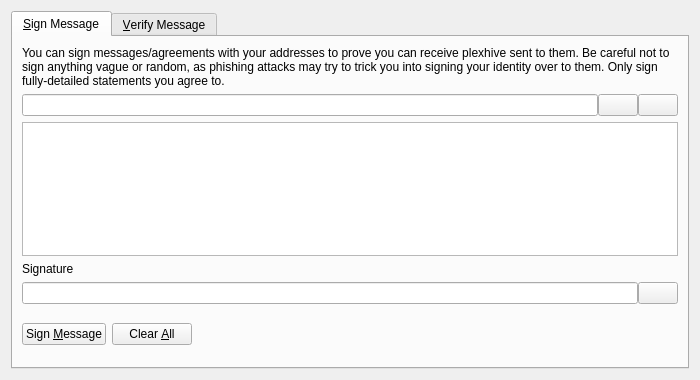
<?xml version="1.0" encoding="UTF-8"?>
<ui version="4.0">
 <class>SignVerifyMessageDialog</class>
 <widget class="QDialog" name="SignVerifyMessageDialog">
  <property name="geometry">
   <rect>
    <x>0</x>
    <y>0</y>
    <width>700</width>
    <height>380</height>
   </rect>
  </property>
  <property name="windowTitle">
   <string>Signatures - Sign / Verify a Message</string>
  </property>
  <property name="modal">
   <bool>true</bool>
  </property>
  <layout class="QVBoxLayout" name="verticalLayout">
   <item>
    <widget class="QTabWidget" name="tabWidget">
     <property name="currentIndex">
      <number>0</number>
     </property>
     <widget class="QWidget" name="tabSignMessage">
      <attribute name="title">
       <string>&amp;Sign Message</string>
      </attribute>
      <layout class="QVBoxLayout" name="verticalLayout_SM">
       <item>
        <widget class="QLabel" name="infoLabel_SM">
         <property name="text">
          <string>You can sign messages/agreements with your addresses to prove you can receive plexhive sent to them. Be careful not to sign anything vague or random, as phishing attacks may try to trick you into signing your identity over to them. Only sign fully-detailed statements you agree to.</string>
         </property>
         <property name="textFormat">
          <enum>Qt::PlainText</enum>
         </property>
         <property name="wordWrap">
          <bool>true</bool>
         </property>
        </widget>
       </item>
       <item>
        <layout class="QHBoxLayout" name="horizontalLayout_1_SM">
         <property name="spacing">
          <number>0</number>
         </property>
         <item>
          <widget class="QValidatedLineEdit" name="addressIn_SM">
           <property name="toolTip">
            <string>The PlexHive address to sign the message with</string>
           </property>
          </widget>
         </item>
         <item>
          <widget class="QPushButton" name="addressBookButton_SM">
           <property name="toolTip">
            <string>Choose previously used address</string>
           </property>
           <property name="text">
            <string/>
           </property>
           <property name="icon">
            <iconset resource="../bitcoin.qrc">
             <normaloff>:/icons/address-book</normaloff>:/icons/address-book</iconset>
           </property>
           <property name="shortcut">
            <string>Alt+A</string>
           </property>
           <property name="autoDefault">
            <bool>false</bool>
           </property>
          </widget>
         </item>
         <item>
          <widget class="QPushButton" name="pasteButton_SM">
           <property name="toolTip">
            <string>Paste address from clipboard</string>
           </property>
           <property name="text">
            <string/>
           </property>
           <property name="icon">
            <iconset resource="../bitcoin.qrc">
             <normaloff>:/icons/editpaste</normaloff>:/icons/editpaste</iconset>
           </property>
           <property name="shortcut">
            <string>Alt+P</string>
           </property>
           <property name="autoDefault">
            <bool>false</bool>
           </property>
          </widget>
         </item>
        </layout>
       </item>
       <item>
        <widget class="QPlainTextEdit" name="messageIn_SM">
         <property name="toolTip">
          <string>Enter the message you want to sign here</string>
         </property>
        </widget>
       </item>
       <item>
        <widget class="QLabel" name="signatureLabel_SM">
         <property name="text">
          <string>Signature</string>
         </property>
         <property name="textFormat">
          <enum>Qt::PlainText</enum>
         </property>
        </widget>
       </item>
       <item>
        <layout class="QHBoxLayout" name="horizontalLayout_2_SM">
         <property name="spacing">
          <number>0</number>
         </property>
         <item>
          <widget class="QLineEdit" name="signatureOut_SM">
           <property name="font">
            <font>
             <italic>true</italic>
            </font>
           </property>
           <property name="readOnly">
            <bool>true</bool>
           </property>
          </widget>
         </item>
         <item>
          <widget class="QPushButton" name="copySignatureButton_SM">
           <property name="toolTip">
            <string>Copy the current signature to the system clipboard</string>
           </property>
           <property name="text">
            <string/>
           </property>
           <property name="icon">
            <iconset resource="../bitcoin.qrc">
             <normaloff>:/icons/editcopy</normaloff>:/icons/editcopy</iconset>
           </property>
           <property name="autoDefault">
            <bool>false</bool>
           </property>
          </widget>
         </item>
        </layout>
       </item>
       <item>
        <layout class="QHBoxLayout" name="horizontalLayout_3_SM">
         <item>
          <widget class="QPushButton" name="signMessageButton_SM">
           <property name="toolTip">
            <string>Sign the message to prove you own this PlexHive address</string>
           </property>
           <property name="text">
            <string>Sign &amp;Message</string>
           </property>
           <property name="icon">
            <iconset resource="../bitcoin.qrc">
             <normaloff>:/icons/edit</normaloff>:/icons/edit</iconset>
           </property>
           <property name="autoDefault">
            <bool>false</bool>
           </property>
          </widget>
         </item>
         <item>
          <widget class="QPushButton" name="clearButton_SM">
           <property name="toolTip">
            <string>Reset all sign message fields</string>
           </property>
           <property name="text">
            <string>Clear &amp;All</string>
           </property>
           <property name="icon">
            <iconset resource="../bitcoin.qrc">
             <normaloff>:/icons/remove</normaloff>:/icons/remove</iconset>
           </property>
           <property name="autoDefault">
            <bool>false</bool>
           </property>
          </widget>
         </item>
         <item>
          <spacer name="horizontalSpacer_1_SM">
           <property name="orientation">
            <enum>Qt::Horizontal</enum>
           </property>
           <property name="sizeHint" stdset="0">
            <size>
             <width>40</width>
             <height>48</height>
            </size>
           </property>
          </spacer>
         </item>
         <item>
          <widget class="QLabel" name="statusLabel_SM">
           <property name="font">
            <font>
             <weight>75</weight>
             <bold>true</bold>
            </font>
           </property>
           <property name="text">
            <string/>
           </property>
           <property name="wordWrap">
            <bool>true</bool>
           </property>
          </widget>
         </item>
         <item>
          <spacer name="horizontalSpacer_2_SM">
           <property name="orientation">
            <enum>Qt::Horizontal</enum>
           </property>
           <property name="sizeHint" stdset="0">
            <size>
             <width>40</width>
             <height>48</height>
            </size>
           </property>
          </spacer>
         </item>
        </layout>
       </item>
      </layout>
     </widget>
     <widget class="QWidget" name="tabVerifyMessage">
      <attribute name="title">
       <string>&amp;Verify Message</string>
      </attribute>
      <layout class="QVBoxLayout" name="verticalLayout_VM">
       <item>
        <widget class="QLabel" name="infoLabel_VM">
         <property name="text">
          <string>Enter the receiver's address, message (ensure you copy line breaks, spaces, tabs, etc. exactly) and signature below to verify the message. Be careful not to read more into the signature than what is in the signed message itself, to avoid being tricked by a man-in-the-middle attack. Note that this only proves the signing party receives with the address, it cannot prove sendership of any transaction!</string>
         </property>
         <property name="textFormat">
          <enum>Qt::PlainText</enum>
         </property>
         <property name="alignment">
          <set>Qt::AlignLeading|Qt::AlignLeft|Qt::AlignTop</set>
         </property>
         <property name="wordWrap">
          <bool>true</bool>
         </property>
        </widget>
       </item>
       <item>
        <layout class="QHBoxLayout" name="horizontalLayout_1_VM">
         <property name="spacing">
          <number>0</number>
         </property>
         <item>
          <widget class="QValidatedLineEdit" name="addressIn_VM">
           <property name="toolTip">
            <string>The PlexHive address the message was signed with</string>
           </property>
          </widget>
         </item>
         <item>
          <widget class="QPushButton" name="addressBookButton_VM">
           <property name="toolTip">
            <string>Choose previously used address</string>
           </property>
           <property name="text">
            <string/>
           </property>
           <property name="icon">
            <iconset resource="../bitcoin.qrc">
             <normaloff>:/icons/address-book</normaloff>:/icons/address-book</iconset>
           </property>
           <property name="shortcut">
            <string>Alt+A</string>
           </property>
           <property name="autoDefault">
            <bool>false</bool>
           </property>
          </widget>
         </item>
        </layout>
       </item>
       <item>
        <widget class="QPlainTextEdit" name="messageIn_VM"/>
       </item>
       <item>
        <widget class="QValidatedLineEdit" name="signatureIn_VM"/>
       </item>
       <item>
        <layout class="QHBoxLayout" name="horizontalLayout_2_VM">
         <item>
          <widget class="QPushButton" name="verifyMessageButton_VM">
           <property name="toolTip">
            <string>Verify the message to ensure it was signed with the specified PlexHive address</string>
           </property>
           <property name="text">
            <string>Verify &amp;Message</string>
           </property>
           <property name="icon">
            <iconset resource="../bitcoin.qrc">
             <normaloff>:/icons/transaction_0</normaloff>:/icons/transaction_0</iconset>
           </property>
           <property name="autoDefault">
            <bool>false</bool>
           </property>
          </widget>
         </item>
         <item>
          <widget class="QPushButton" name="clearButton_VM">
           <property name="toolTip">
            <string>Reset all verify message fields</string>
           </property>
           <property name="text">
            <string>Clear &amp;All</string>
           </property>
           <property name="icon">
            <iconset resource="../bitcoin.qrc">
             <normaloff>:/icons/remove</normaloff>:/icons/remove</iconset>
           </property>
           <property name="autoDefault">
            <bool>false</bool>
           </property>
          </widget>
         </item>
         <item>
          <spacer name="horizontalSpacer_1_VM">
           <property name="orientation">
            <enum>Qt::Horizontal</enum>
           </property>
           <property name="sizeHint" stdset="0">
            <size>
             <width>40</width>
             <height>48</height>
            </size>
           </property>
          </spacer>
         </item>
         <item>
          <widget class="QLabel" name="statusLabel_VM">
           <property name="font">
            <font>
             <weight>75</weight>
             <bold>true</bold>
            </font>
           </property>
           <property name="text">
            <string/>
           </property>
           <property name="wordWrap">
            <bool>true</bool>
           </property>
          </widget>
         </item>
         <item>
          <spacer name="horizontalSpacer_2_VM">
           <property name="orientation">
            <enum>Qt::Horizontal</enum>
           </property>
           <property name="sizeHint" stdset="0">
            <size>
             <width>40</width>
             <height>48</height>
            </size>
           </property>
          </spacer>
         </item>
        </layout>
       </item>
      </layout>
     </widget>
    </widget>
   </item>
  </layout>
 </widget>
 <customwidgets>
  <customwidget>
   <class>QValidatedLineEdit</class>
   <extends>QLineEdit</extends>
   <header>qt/qvalidatedlineedit.h</header>
  </customwidget>
 </customwidgets>
 <resources>
  <include location="../bitcoin.qrc"/>
 </resources>
 <connections/>
</ui>
